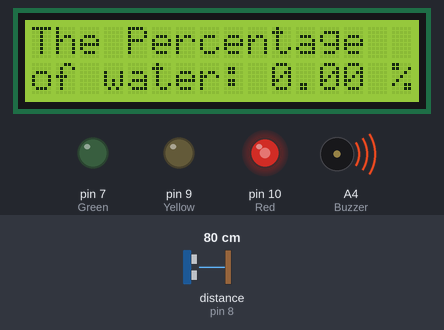
Recording of a sketch running on a simulated Arduino Uno, built with avr-gcc and run on an emulated ATmega328P. Parts: 16×2 character LCD, output pins drawn as LEDs (lit = HIGH), buzzer (waves = sounding, pin HIGH). Wiring (inferred from the names in the program): ultrasonic range finder: trigger pin 13; echo pin 8. The test bench sets the inputs (shaded band); at power-on: distance to the obstacle (sensor on pin 8) 80 cm. The echo pulse lasts 58.3 µs per cm; pins used as bus, display or sensor lines are not drawn; what the sketch prints to the serial monitor is not drawn.

Above: at 1.2 s.
1.3 s: distance to the obstacle (sensor on pin 8) set to 32 cm
3.2 s: distance to the obstacle (sensor on pin 8) set to 26 cm
At 7.0 s:
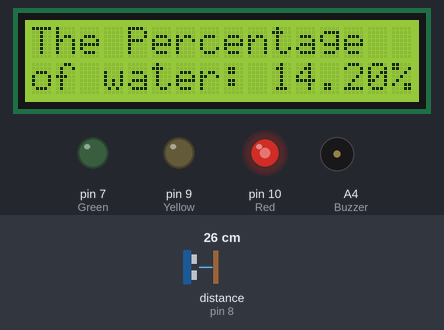
7.3 s: distance to the obstacle (sensor on pin 8) set to 23 cm
At 9.1 s:
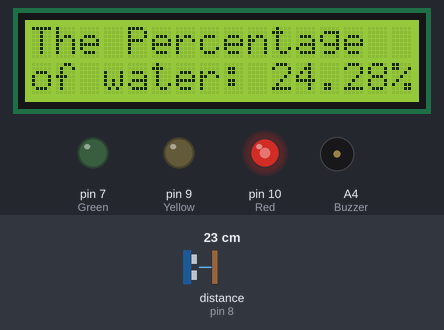
9.6 s: distance to the obstacle (sensor on pin 8) set to 18 cm
At 10.9 s:
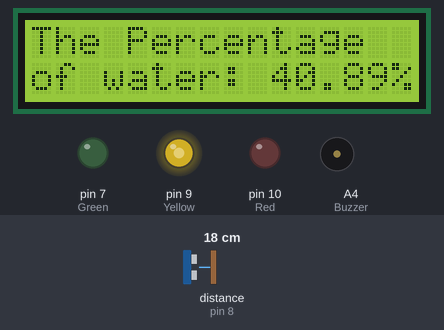
11.6 s: distance to the obstacle (sensor on pin 8) set to 12 cm
At 12.7 s:
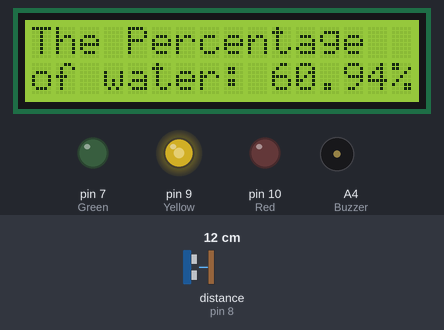
13.6 s: distance to the obstacle (sensor on pin 8) set to 9 cm
At 14.4 s:
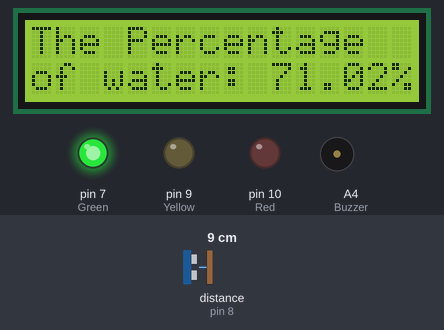
Timing chart, 0 to 16.6 s (numbered marks = the images above; inputs shaded):
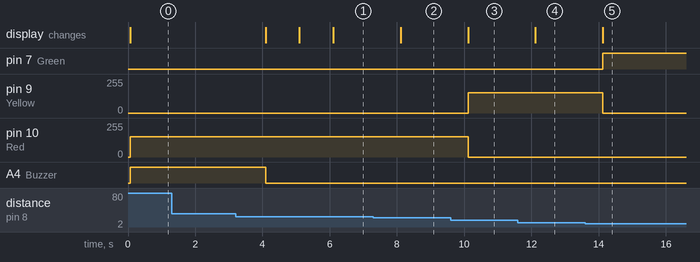

Measured:
- the behaviour switches between 30 and 29 cm on distance to the obstacle (sensor on pin 8) (found by bisection; images 0 and 1)
- the behaviour switches between 21 and 20 cm on distance to the obstacle (sensor on pin 8) (found by bisection; images 2 and 3)
- the behaviour switches between 11 and 10 cm on distance to the obstacle (sensor on pin 8) (found by bisection; images 4 and 5)
- after the input at 3.2 s, A4 (Buzzer): HIGH → LOW after 0.89 s; the display: first changes after 0.89 s (image 1 shows a later state)
- after the input at 7.3 s, the display: changes after 0.81 s (image 2)
- after the input at 9.6 s, pin 9 (Yellow): 0/255 → 153/255 after 0.51 s; pin 10 (Red): 153/255 → 0/255 after 0.51 s; the display: changes after 0.51 s (image 3)
- after the input at 11.6 s, the display: changes after 0.52 s (image 4)
- after the input at 13.6 s, pin 7 (Green): LOW → HIGH after 0.53 s; pin 9 (Yellow): 153/255 → 0/255 after 0.53 s; the display: changes after 0.53 s (image 5)

The sketch:

Water_Level_Indicator_Code.ino
```cpp
// defines pins numbers
#include <LiquidCrystal.h>

// For LED and Buzzer
const int Red = 10;
const int Yellow =9;
const int Green = 7;
const int Buzzer = A4;

// For Ultrasonic
const int trigPin = 13;
const int echoPin = 8;


// defines variables
long duration;
double cm;
double pers1,pers2;

// To specific the wires from Arduino to LCD
LiquidCrystal lcd(12, 11, 5, 4, 3, 2);

//###################################################################################################
void setup() {
pinMode(trigPin, OUTPUT); // Sets the trigPin as an Output
pinMode(echoPin, INPUT); // Sets the echoPin as an Input
Serial.begin(9600); // Starts the serial communication

pinMode(Red,OUTPUT); //Sets the Red as an Output
pinMode(Yellow,OUTPUT); //Sets the Yellow as an Output
pinMode(Green,OUTPUT); //Sets the Green as an Output
pinMode(Buzzer,OUTPUT); //Sets the Buzzer as an Output

lcd.begin(16, 2); // LCD has 16 Columes and 2 Row

  // Print a message to the LCD.
  lcd.print("The Percentage");  // print "The Percentage" one row 1 and takes 14 Colume
  lcd.setCursor(0, 1); // mean next word will begin on First colume of row 2
  lcd.print("of water:");
}
//###################################################################################################
void loop() {

//////////////////////////////////////////////////////////////////////////////
// Clears the trigPin
digitalWrite(trigPin, LOW);
delayMicroseconds(2);
// Sets the trigPin on HIGH state for 10 micro seconds
digitalWrite(trigPin, HIGH);
delayMicroseconds(10);
digitalWrite(trigPin, LOW);
// Reads the echoPin, returns the sound wave travel time in microseconds
duration = pulseIn(echoPin, HIGH,30000);
// Calculate the cm , translate from second to cm
cm = (duration/2) / 29.1;

pers1 =(cm/30)*100;
pers2 = 100-pers1;

//Serial.println(duration);
//
if (pers2 <0)
pers2=0;
lcd.setCursor(10, 1);
lcd.print(pers2);
lcd.setCursor(15, 1);
lcd.print("%");
//Serial.println(duration);
Serial.println(cm);
// Serial.println(pers2);

if (pers2 <= 33.33){
analogWrite(Red,51*(3));
analogWrite(Yellow,51*(0));
analogWrite(Green,51*(0));
analogWrite(Buzzer,0);
if (pers2 <= 2)
analogWrite(Buzzer,51*(6)) ;
}

else if (pers2 < 66.66 && pers2 > 33.33 ){
analogWrite(Yellow,51*(3));
analogWrite(Red,51*(0));
analogWrite(Green,51*(0));
analogWrite(Buzzer,0);
}

else {
analogWrite(Green,51*(3));
analogWrite(Yellow,51*(0));
analogWrite(Red,51*(0));
analogWrite(Buzzer,51*(0));
if (pers2 >= 98)
analogWrite(Buzzer,51*(6));

}


delay(1000);
}
```
